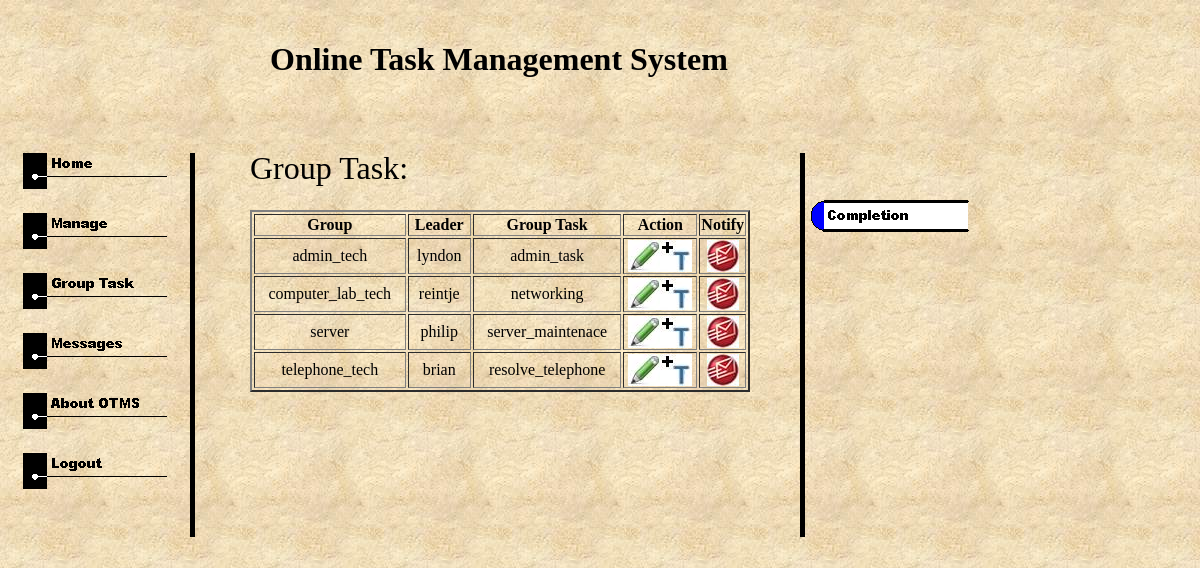
The app's page /group_task.php (signed in), older data.
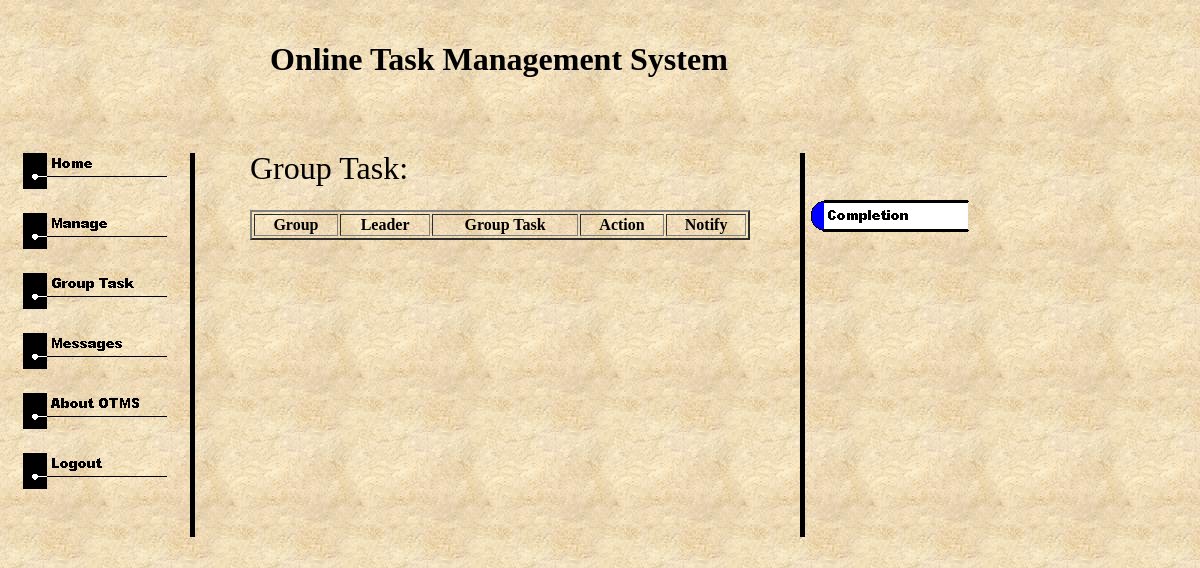
The same page, newer data.
### tables this page shows
CREATE TABLE `info` (
  `username` varchar(20) NOT NULL,
  `password` varchar(20) NOT NULL,
  `groups` varchar(20) NOT NULL,
  `position` varchar(20) NOT NULL,
  `group_task` varchar(50) NOT NULL,
  `individ_task` varchar(50) NOT NULL,
  `task_status_indi` varchar(50) NOT NULL,
  PRIMARY KEY  (`username`)
);

### group_task.php (the view, shortened to what this page needs)
<html>
<head>
</head>
<body link="#0066FF" vlink="#6633CC" bgcolor="#FFFFCC" background="images/image001.jpg" style='margin:0'>
<div style="top:20; left:270; position:absolute; z-index:1;">
<h1>Online Task Management System</h1>
</div>
<div style="top:150; left:20; position:absolute; z-index:1;">
<table>
<tr><td>
<a href = "admin.php"><img border = "none" src = "images/home.gif"></img></a>
</td></tr>
<tr><td>
<a href = "manage_user.php"><img border = "none" src = "images/manage.gif"></img></a>
</td></tr>
<tr><td>
<a href = "group_task.php"><img border = "none" src = "images/grouptask.gif"></img></a>
</td></tr>
<tr><td>
<a href = "messages.php"><img border = "none" src = "images/messages.gif"></img></a>
</td></tr>
<tr><td>
<a href = "about_login.php"><img border = "none" src = "images/about.gif"></img></a>
</td></tr>
<tr><td>
<a href = "index.php"><img border = "none" src = "images/logout.gif"></img></a>
</td></tr>
</table>
<div style="top:0; left:170; position:absolute; z-index:1;">
<img src = "images/image002.gif"></img>
</div>
</div>
<div style="top:150; left:250; position:absolute; z-index:1;">
<font face="Broadway" size = "6">Group Task:</font>
</div>
<div style="top:210px; left:250px; width:500px; height:320px; position:absolute; overflow:auto; z-index:1">
<table border = "2" width = "100%">
<tr>
	<th>Group</th>
	<th>Leader</th>
	<th>Group Task</th>
	<th>Action</th>
	<th>Notify</th>
</tr>
<?php
$SQL = "SELECT * FROM info WHERE position = 'leader' ORDER BY groups ASC";
$result = mysql_query($SQL);
while ($db_field = mysql_fetch_assoc($result)) {
	$a = $db_field['groups'];
	$b = $db_field['username'];
	$c = $db_field['group_task'];
	print("<tr><td align = 'center'>$a</td>");
	print("<td align = 'center'>$b</td>");
	if($c == ""){
		print("<td align = 'center'><b><font color = 'red'>unassign task</font><b></td>");
		print("<td align = 'center' width = '70px'><img src = 'images/edit.jpg' border = '0' alt = 'add group task'></img>");
		print("<a href = 'add_group_task.php?key=".$b."'><img src = 'images/addtask.jpg' border = '0' alt = 'add group task'></img></a></td>");
		print("<td align = 'center' width = '40px'><img src = 'images/mail.jpg' border = '0' alt = 'notify'></img></td></tr>");
	}
	else{
		print("<td align = 'center'>$c</td>");
		print("<td align = 'center' width = '70px'><a href = 'edit_group_task.php?key=".$b."'><img src = 'images/edit.jpg' border = '0' alt = 'add group task'></img></a>");
		print("<img src = 'images/addtask.jpg' border = '0' alt = 'add group task'></img></td>");
		print("<td align = 'center' width = '40px'><a href = 'notify.php?key=".$b."'><img src = 'images/mail.jpg' border = '0' alt = 'notify'></img></a></td></tr>");
	}
}
?>
</table>
</div>
<div style="top:150; left:800; position:absolute; z-index:1;">
<img src = "images/image002.gif"></img>
<div style="top:50; left:10; position:absolute; z-index:1;">
<a href = "completion.php"><img src = "images/completion.gif" border = "0"></img></a>
</div>
</div>
</body>
</html>

Row changes from the older to the newer data that the page shows:
removed info: groups "admin_tech", username "lyndon", group_task "admin_task"
removed info: groups "computer_lab_tech", username "reintje", group_task "networking"
removed info: groups "server", username "philip", group_task "server_maintenace"
removed info: groups "telephone_tech", username "brian", group_task "resolve_telephone"
